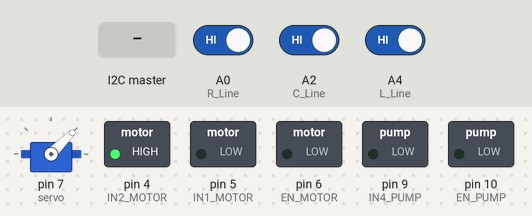
A sketch run on a simulated Arduino Uno, built with avr-gcc and run on an emulated ATmega328P. Shown: servo, switched loads named in the sketch (green lamp = pin HIGH). The test bench sets the inputs (shaded band); at power-on: A0 (R_Line) HIGH, A4 (L_Line) HIGH, A2 (C_Line) HIGH. What the sketch prints to the serial monitor is not drawn.

Above: at 1.2 s.
1.3 s: A0 (R_Line) driven LOW
At 3.3 s:
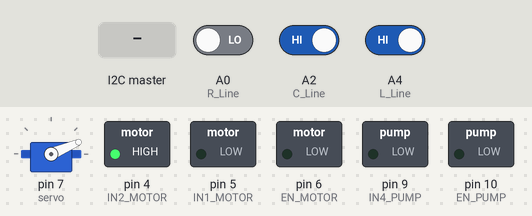
4.3 s: A4 (L_Line) driven LOW
7.3 s: the I2C master sends the byte 1
At 10.2 s:
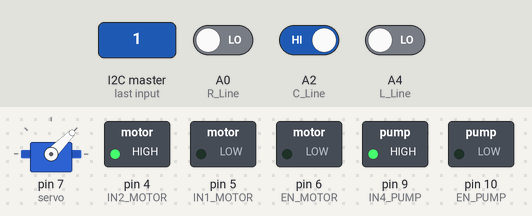
10.3 s: A0 (R_Line) driven HIGH
At 12.89 s:
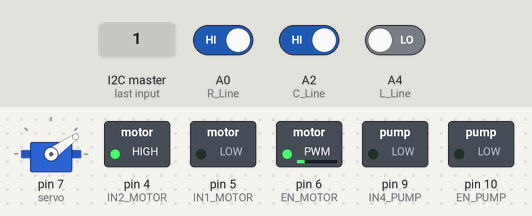
13.3 s: A0 (R_Line) driven LOW and A2 (C_Line) driven LOW and A4 (L_Line) driven HIGH
Timing chart, 0 to 20.0 s (numbered marks = the images above; inputs shaded):
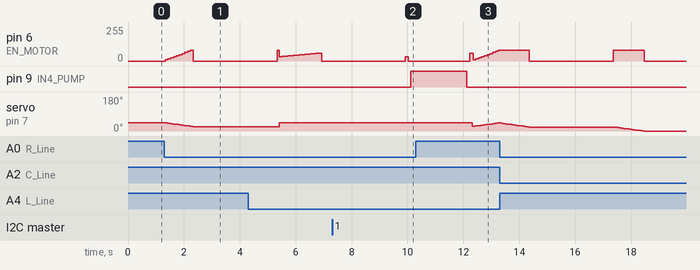

Measured:
- after the input at 1.3 s, pin 6 (EN_MOTOR): rises from 0/255 to 80/255 in 0.91 s, then falls to 0/255 in 0.10 s; servo on pin 7 (servo): moves from 45° to 23° over 1.0 s, starting at once
- after the input at 7.3 s, pin 9 (IN4_PUMP): LOW → HIGH after 2.8 s
- after the input at 10.3 s, servo on pin 7 (servo): 45° → 25° after 2.0 s, → 27° 0.10 s later, → 29° 0.10 s later, → 31° 0.10 s later, … (10 changes in this stretch)

The sketch:

assemble_line_motor.ino
```cpp
#include <Servo.h> //Servo 라이브러리
#include <Wire.h> // I2C 라이브러리

// I2C 주소
#define I2C_ADDRESS 0x12 // I2C

Servo servo;      // Servo 클래스로 servo객체 생성

// 젯슨 나노로 부터 데이터 받았는지 확인하는 변수
int receivedData = -1;

// 모터속도인가변수 중앙, 우측, 좌측 순
int spd_c=30; int spd_r=0; int spd_l=0;

#define EN_MOTOR  6   // 모터의 Enable & PWM
#define IN1_MOTOR  5      // 구동 모터 제어선 IN1
#define IN2_MOTOR  4      // 구동 모터 제어선 IN2

#define JET_PUMP 8
#define IN4_PUMP 9        // 펌프 제어
#define EN_PUMP 10       // 펌프 제어

int value = 45;
const int ANGLE = 45; // 다른 방향에서 직진으로 바뀔 때 돌아와야할 각도
int L_Line = A4;      // 왼쪽 라인트레이서 센서는 A4 핀에 연결
int C_Line = A2;      // 가운데 라인트레이서 센서는 A2 핀에 연결
int R_Line = A0;     // 오른쪽 라인트레이서 센서는 A0 핀에 연결

int SL = 0; int SC = 0; int SR = 0; // 라인트레이싱용 변수
int cnt=0; int cnt_r=0; int cnt_l=0;

void setup()
{
  Serial.begin(9600); // 시리얼 모니터 사용
  servo.attach(7);     //맴버함수인 attach : 핀 설정 digital 7
  servo.write(ANGLE); // 정면을 바라보는 각도값
  pinMode(EN_MOTOR,OUTPUT); // 모터 출력을 위한 설정
  pinMode(IN1_MOTOR,OUTPUT); // 모터 방향을 위한 설정
  pinMode(IN2_MOTOR,OUTPUT); // 모터 방향을 위한 설정
  pinMode(EN_PUMP,OUTPUT);  // 펌프 출력을 위한 설정
  pinMode(IN4_PUMP,OUTPUT);  // 펌프 출력을 위한 설정
  pinMode(JET_PUMP,INPUT);

  digitalWrite(IN4_PUMP,LOW);   // 멈춤
  digitalWrite(IN2_MOTOR,HIGH);  // 모터 정방향 회전
  digitalWrite(IN1_MOTOR,LOW);
  Wire.begin(I2C_ADDRESS);  // I2C 통신 초기화
  Wire.onRequest(requestEvent);  // 데이터 요청 시 이벤트 핸들러 등록
  Wire.onReceive(receiveEvent); // 데이터 수신 시 이벤트 핸들러 등록
}

// 데이터 요청 시 호출되는 이벤트 핸들러
void requestEvent()
{
  // 데이터 전송
  byte data[] = {0x05};  // 전송할 데이터
  Wire.write(data, sizeof(data));  // 데이터 전송
}

// 데이터 수신 시 호출되는 이벤트 핸들러
void receiveEvent(int byteCount)
{
  if(Wire.available())
  {
    // 데이터 읽기
    receivedData = Wire.read(); // 젯슨나노로 부터 받은 데이터 1임.
    Serial.println(receivedData);  // 받은 데이터 시리얼 모니터에 출력
    Serial.println("병충해감지정지");
    //motor_speed(0);
    delay(100);
  }
}

void motor_speed(int spd)
{
  analogWrite(EN_MOTOR,spd);  // 모터 속도값 할당
}

void loop()
{
  int L = digitalRead(L_Line);
  int C = digitalRead(C_Line);
  int R = digitalRead(R_Line);

  Serial.print("digital L : ");
  Serial.print(L);
  Serial.print(" C : ");
  Serial.print(C);
  Serial.print(" R : ");
  Serial.print(R);
  Serial.println(" 시작");

  //Wire.onReceive(receiveEvent);  // 데이터 수신 시 이벤트 핸들러 등록

  if ( L == LOW && C == LOW && R == LOW ) // 0 0 0
  {
    L = SL; C = SC; R = SR;
  }

  if(L==LOW && C==HIGH && R==LOW) // 0 1 0
  {
    servo.write(ANGLE); //value값의 각도로 회전. ex) value가 90이라면 90도 회전

    if(receivedData<0) // 젯슨나노로 받아오는 receiveData가 1임
    {
      Serial.println("직진");

      cnt+=1;
      if(cnt>15)
      {
        motor_speed(0);
        cnt=0;
        spd_c=30;
        delay(3000);
      }

      spd_c+=2;
      if(spd_c > 60)
      {
        spd_c = 60; //54
      }

      motor_speed(spd_c);
      delay(100);
    }
    else
    {
      // 젯슨 나노에서 데이터 받아서 병충해 인식
      Serial.print("병충해");
      motor_speed(0);
      delay(100);

      digitalWrite(IN4_PUMP,HIGH);   // 정방향회전
      receivedData=-1;
      delay(2000);

      // motor재가동
      digitalWrite(IN4_PUMP,LOW);   //정방향회전
      delay(100);
      motor_speed(60);
      delay(100);
    }
  }

  else if (L == LOW && R == HIGH ) // 0 0 1, 0 1 1 우
  {
    Serial.println("우회전");
    value+=2;
    if(value>ANGLE*2)
    {
      value = ANGLE*2;
    }

    servo.write(value); //value값의 각도로 회전. ex) value가 90이라면 90도 회전
    delay(20);

    cnt_r+=1;
    if(cnt_r>10)
    {
      motor_speed(0);
      cnt_r=0;
      delay(3000);
    }

    spd_r+=8;
    if(spd_r > 80)
    {
      spd_r=80;
    }

    motor_speed(spd_r);
    delay(80); //50
  }

  else if (L == HIGH && R == LOW ) // 1 0 0, 1 1 0
  {
    Serial.println("좌회전");

    value-=2;
    if(value<0)
    {
      value = 0;
    }

    servo.write(value); //value값의 각도로 회전. ex) value가 90이라면 90도 회전
    delay(20);

    cnt_l+=1;
    if(cnt_l>10)
    {
      motor_speed(0);
      cnt_l=0;
      delay(3000);
    }

    spd_l+=8;
    if(spd_l > 80)
    {
      spd_l=80;
    }

    motor_speed(spd_l);
    delay(80); //50
  }

  else if ( L == HIGH && C == HIGH && R == HIGH ) // 1 1 1
  {
    servo.write(ANGLE); //value값의 각도로 회전. ex) value가 90이라면 90도 회전
    Serial.println("정지");
    motor_speed(0);
    delay(100);
  }

  SL = L; SC = C; SR = R;
}
```
